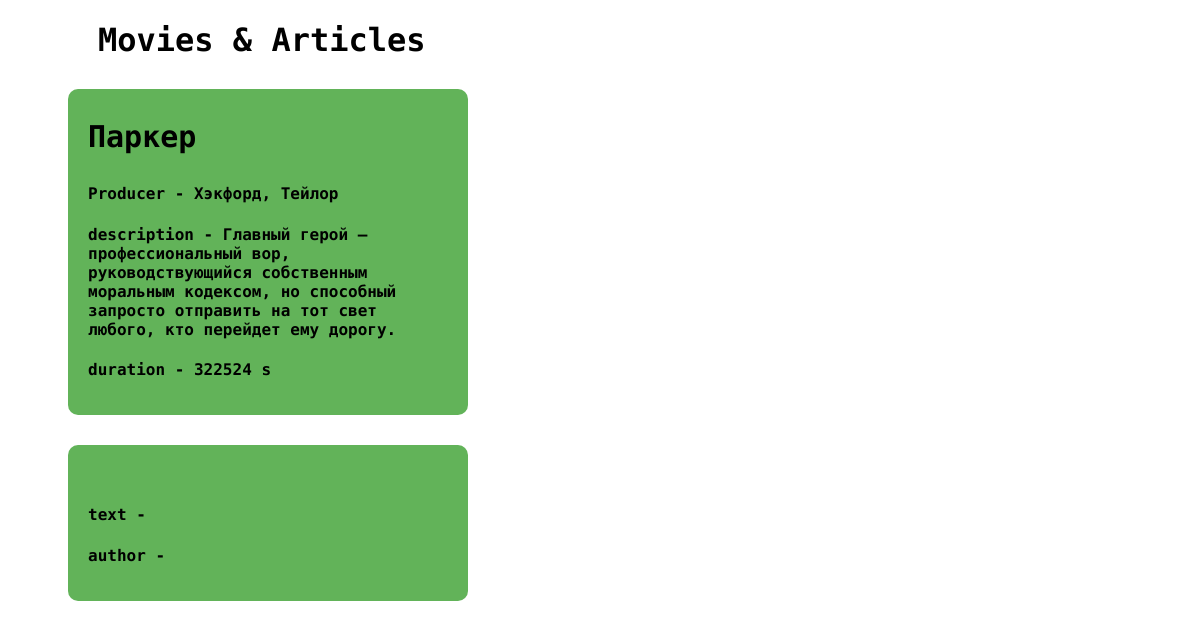
The app's page /movies/3/ with its own data.
### movie/models.py (models this page shows)
class Movie(models.Model):
    title = models.CharField(max_length=200)
    description = models.CharField(max_length=400)
    producer = models.CharField(max_length=200)
    duration = models.IntegerField()

### movie/views.py (the view)
# urls.py: path('movies/<str:id>/', views.movie_by_id),
def movie_by_id(request, id):
    movie_single = Movie.objects.get(pk=id)
    context = {"movie_single": movie_single}
    return render(request, 'main.html', context)

### movie/templates/main.html (shortened to what this page needs)
<!doctype html>
<html lang="en">
<head>
</head>
<body>
         <h1>Movies & Articles</h1>
        <div>
         <h3>{{movie_single.title}}</h3>
         <h4>Producer - {{movie_single.producer}}</h4>
          <h4>description - {{movie_single.description}}</h4>
           <h4>duration - {{movie_single.duration}} s</h4>
            </div>
        <div>
         <h3>{{article_single.title}}</h3>
         <h4>text - {{article_single.text}}</h4>
          <h4>author - {{article_single.author}}</h4>
            </div>
</body>
</html>

### movie/templates/main.html (style rules this page uses)
h1 { padding-left:90px; font-family: "Kode Mono", monospace; font-optical-sizing: auto; font-style: normal; }
h3 { font-weight:600; font-size:30px; font-family: "Kode Mono", monospace; font-optical-sizing: auto; font-style: normal; padding-left: 20px; padding-right: 20px; padding-top: 30px; }
h4 { font-family: "Kode Mono", monospace; font-optical-sizing: auto; font-style: normal; padding-left: 20px; padding-right: 20px; }
div { font-family: "Kode Mono", monospace; font-optical-sizing: auto; font-style: normal; margin-left:60px; background-color:#62b359; width: 400px; padding-bottom: 15px; border-radius:10px; }

### records on screen
Movie: title "Паркер", producer "Хэкфорд, Тейлор", description "Главный герой — профессиональный вор, руководствующийся собственным моральным кодексом, но способный запросто отправить на тот свет любого, кто перейдет ему дорогу.", duration "322524"
